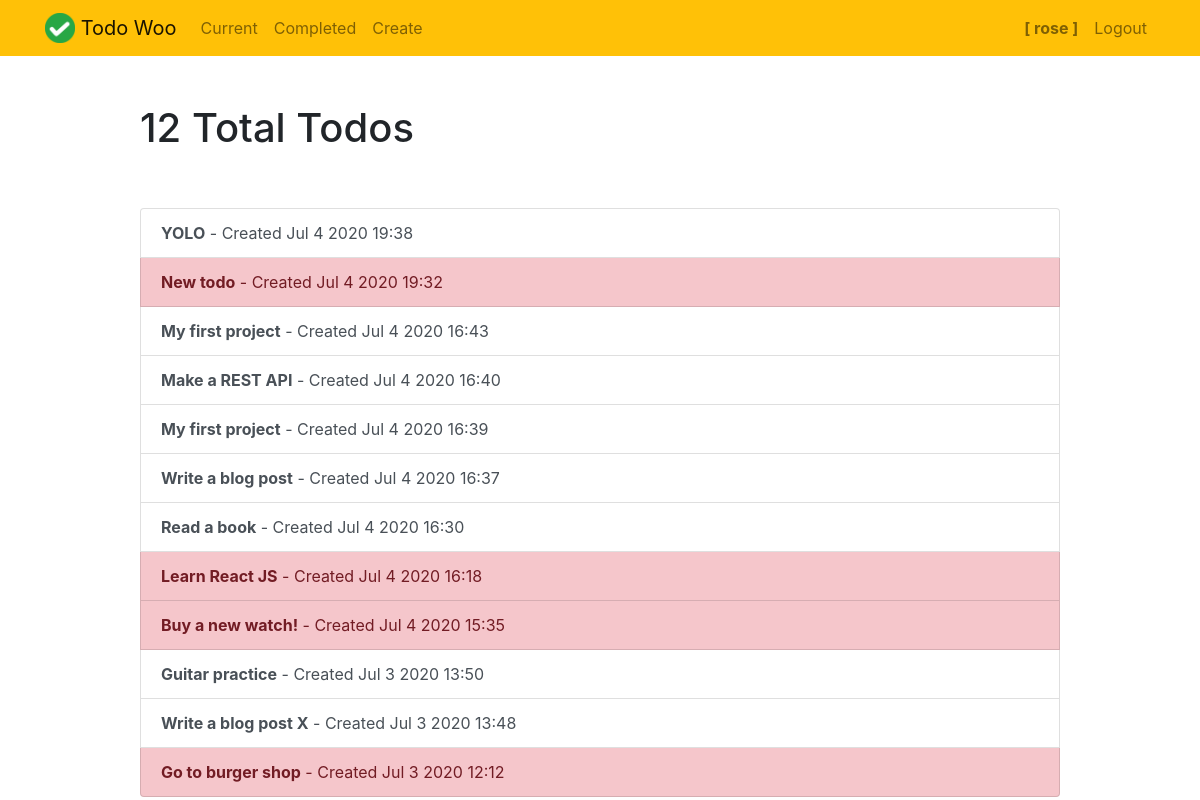
The app's page /profile/ (signed in) with its own data.
### todo/models.py (models this page shows, shortened)
class Todo(models.Model):
    title = models.CharField(max_length=100)
    memo = models.TextField(blank=True)
    created = models.DateTimeField()
    datecompleted = models.DateTimeField(null=True, blank=True)
    important = models.BooleanField(default=False)
    user = models.ForeignKey(User, on_delete=models.CASCADE)

### todo/views.py (the view)
# urls.py: path('profile/', views.userprofile, name='userprofile'),
@login_required
def userprofile(request):
    todos = Todo.objects.filter(user=request.user).order_by('-created')
    return render(request, 'todo/userprofile.html', {'todos':todos})

### todo/templates/todo/userprofile.html
{% extends "todo/base.html" %}
{% block content %}
<div class="row justify-content-center mt-5">
    <div class="col-md-10">
        {% if todos %}
             <h1>{{ todos.count }} Total Todo{{ todos.count|pluralize }}</h1>
        {% endif %}
    </div>
</div>
<div class="row justify-content-center mt-5">
    <div class="col-md-10">
    {% if todos %}
        <div class="list-group">
            {% for todo in todos %}
              {% if todo.datecompleted is None %}
                <a href="{% url 'viewtodo' todo.id %}" class="list-group-item list-group-item-action{% if todo.important %} list-group-item-danger{% endif %}">
                  <b>{{ todo.title }}</b> - Created {{ todo.created|date:'M j Y H:i' }}
                </a>
              {% else %}
                <a href="{% url 'editcompletedtodo' todo.id %}" class="list-group-item list-group-item-action{% if todo.important %} list-group-item-danger{% endif %}">
                  <b>{{ todo.title }}</b> - Created {{ todo.created|date:'M j Y H:i' }}
                </a>
              {% endif %}
            {% endfor %}
        </div>
    {% else %}
        <div class="text-center">
            <h2>Looks like you don't have any todos! Nice work.</h2>
        <br>
        <a role="button" class="btn btn-primary" href="{% url 'createtodo' %}">New Todo</a>
        </div>
    {% endif %}
    </div>
</div>
{% endblock %}

### todo/templates/todo/base.html (shortened to what this page needs)
{% load static %}
<!doctype html>
<html lang="en">
<head>
    <link rel="stylesheet" href="https://stackpath.bootstrapcdn.com/bootstrap/4.4.1/css/bootstrap.min.css">
</head>
<body>
<nav class="navbar navbar-expand-md navbar-light bg-warning">
<div class="container">
    <a class="navbar-brand" href="{% url 'home' %}">
         <img src="{% static 'todo/logo.png' %}" width="30" height="30" class="d-inline-block align-top">
        <span>Todo Woo</span>
    </a>
    <div class="collapse navbar-collapse" id="navbarNav">
    {% if user.is_authenticated %}
        <ul class="navbar-nav mr-auto">
                <li class="nav-item {{ current }}">
                    <a class="nav-link" href="{% url 'currenttodos' %}">Current</a>
                </li>
                <li class="nav-item {{ completed }}">
                    <a class="nav-link" href="{% url 'completedtodos' %}">Completed</a>
                </li>
                <li class="nav-item {{ create }}">
                    <a class="nav-link" href="{% url 'createtodo' %}">Create</a>
                </li>
        </ul>
    {% endif %}
    <ul class="navbar-nav ml-auto">
            {% if user.is_authenticated %}
                <li class="nav-item">
                    <a href="{% url 'userprofile' %}" class="nav-link"><b>[ {{ user.username }} ]</b></a>
                </li>
                <li class="nav-item">
                    <a href="#" onclick="$('#signOutBtn').click()" class="nav-link">Logout</a>
                </li>
            {% endif %}
        </ul>
    </div>
</div>
</nav>
<div class="container">
{% block content %}{% endblock %}
</div>
</body>
</html>

### records on screen
Todo: title "YOLO", created "Jul 4 2020 19:38"
Todo: title "New todo", created "Jul 4 2020 19:32"
Todo: title "My first project", created "Jul 4 2020 16:43"
Todo: title "Make a REST API", created "Jul 4 2020 16:40"
Todo: title "My first project", created "Jul 4 2020 16:39"
Todo: title "Write a blog post", created "Jul 4 2020 16:37"
Todo: title "Read a book", created "Jul 4 2020 16:30"
Todo: title "Learn React JS", created "Jul 4 2020 16:18"
Todo: title "Buy a new watch!", created "Jul 4 2020 15:35"
Todo: title "Guitar practice", created "Jul 3 2020 13:50"
Todo: title "Write a blog post X", created "Jul 3 2020 13:48"
Todo: title "Go to burger shop", created "Jul 3 2020 12:12"

### other values on screen
{{ user.username }} "rose"
{{ todos.count }} "12"
